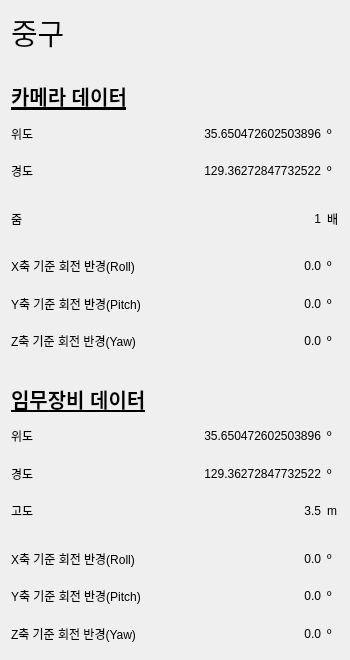
<?xml version="1.0" encoding="UTF-8"?>
<ui version="4.0">
 <class>Form</class>
 <widget class="QWidget" name="Form">
  <property name="geometry">
   <rect>
    <x>0</x>
    <y>0</y>
    <width>350</width>
    <height>660</height>
   </rect>
  </property>
  <property name="sizePolicy">
   <sizepolicy hsizetype="Maximum" vsizetype="Maximum">
    <horstretch>0</horstretch>
    <verstretch>0</verstretch>
   </sizepolicy>
  </property>
  <property name="minimumSize">
   <size>
    <width>350</width>
    <height>660</height>
   </size>
  </property>
  <property name="maximumSize">
   <size>
    <width>350</width>
    <height>660</height>
   </size>
  </property>
  <property name="windowTitle">
   <string>Form</string>
  </property>
  <layout class="QGridLayout" name="gridLayout_2">
   <item row="0" column="0">
    <layout class="QGridLayout" name="gridLayout" columnstretch="2,5,0">
     <item row="13" column="1">
      <widget class="QLabel" name="label_data_md_lat">
       <property name="inputMethodHints">
        <set>Qt::InputMethodHint::ImhNoTextHandles</set>
       </property>
       <property name="text">
        <string> 35.650472602503896</string>
       </property>
       <property name="alignment">
        <set>Qt::AlignmentFlag::AlignRight|Qt::AlignmentFlag::AlignTrailing|Qt::AlignmentFlag::AlignVCenter</set>
       </property>
      </widget>
     </item>
     <item row="3" column="0">
      <widget class="QLabel" name="label_title_cam_lat">
       <property name="text">
        <string>위도</string>
       </property>
      </widget>
     </item>
     <item row="3" column="1">
      <widget class="QLabel" name="label_data_cam_lat">
       <property name="inputMethodHints">
        <set>Qt::InputMethodHint::ImhNoTextHandles</set>
       </property>
       <property name="text">
        <string> 35.650472602503896</string>
       </property>
       <property name="alignment">
        <set>Qt::AlignmentFlag::AlignRight|Qt::AlignmentFlag::AlignTrailing|Qt::AlignmentFlag::AlignVCenter</set>
       </property>
      </widget>
     </item>
     <item row="10" column="0">
      <widget class="QLabel" name="label_title_cam_yaw">
       <property name="text">
        <string>Z축 기준 회전 반경(Yaw)</string>
       </property>
      </widget>
     </item>
     <item row="18" column="1">
      <widget class="QLabel" name="label_data_md_pitch">
       <property name="inputMethodHints">
        <set>Qt::InputMethodHint::ImhNoTextHandles</set>
       </property>
       <property name="text">
        <string>0.0</string>
       </property>
       <property name="alignment">
        <set>Qt::AlignmentFlag::AlignRight|Qt::AlignmentFlag::AlignTrailing|Qt::AlignmentFlag::AlignVCenter</set>
       </property>
      </widget>
     </item>
     <item row="7" column="1">
      <spacer name="verticalSpacer_3">
       <property name="orientation">
        <enum>Qt::Orientation::Vertical</enum>
       </property>
       <property name="sizeType">
        <enum>QSizePolicy::Policy::Fixed</enum>
       </property>
       <property name="sizeHint" stdset="0">
        <size>
         <width>20</width>
         <height>10</height>
        </size>
       </property>
      </spacer>
     </item>
     <item row="5" column="1">
      <spacer name="verticalSpacer">
       <property name="orientation">
        <enum>Qt::Orientation::Vertical</enum>
       </property>
       <property name="sizeType">
        <enum>QSizePolicy::Policy::Fixed</enum>
       </property>
       <property name="sizeHint" stdset="0">
        <size>
         <width>20</width>
         <height>10</height>
        </size>
       </property>
      </spacer>
     </item>
     <item row="19" column="1">
      <widget class="QLabel" name="label_data_md_yaw">
       <property name="inputMethodHints">
        <set>Qt::InputMethodHint::ImhNoTextHandles</set>
       </property>
       <property name="text">
        <string>0.0</string>
       </property>
       <property name="alignment">
        <set>Qt::AlignmentFlag::AlignRight|Qt::AlignmentFlag::AlignTrailing|Qt::AlignmentFlag::AlignVCenter</set>
       </property>
      </widget>
     </item>
     <item row="1" column="0">
      <spacer name="verticalSpacer_6">
       <property name="orientation">
        <enum>Qt::Orientation::Vertical</enum>
       </property>
       <property name="sizeType">
        <enum>QSizePolicy::Policy::Fixed</enum>
       </property>
       <property name="sizeHint" stdset="0">
        <size>
         <width>20</width>
         <height>20</height>
        </size>
       </property>
      </spacer>
     </item>
     <item row="17" column="0">
      <widget class="QLabel" name="label_title_md_roll">
       <property name="text">
        <string>X축 기준 회전 반경(Roll)</string>
       </property>
      </widget>
     </item>
     <item row="15" column="1">
      <widget class="QLabel" name="label_data_md_alt">
       <property name="inputMethodHints">
        <set>Qt::InputMethodHint::ImhNoTextHandles</set>
       </property>
       <property name="text">
        <string>3.5</string>
       </property>
       <property name="alignment">
        <set>Qt::AlignmentFlag::AlignRight|Qt::AlignmentFlag::AlignTrailing|Qt::AlignmentFlag::AlignVCenter</set>
       </property>
      </widget>
     </item>
     <item row="6" column="1">
      <widget class="QLabel" name="label_data_cam_zoom">
       <property name="inputMethodHints">
        <set>Qt::InputMethodHint::ImhNoTextHandles</set>
       </property>
       <property name="text">
        <string>1</string>
       </property>
       <property name="alignment">
        <set>Qt::AlignmentFlag::AlignRight|Qt::AlignmentFlag::AlignTrailing|Qt::AlignmentFlag::AlignVCenter</set>
       </property>
      </widget>
     </item>
     <item row="4" column="1">
      <widget class="QLabel" name="label_data_cam_lng">
       <property name="inputMethodHints">
        <set>Qt::InputMethodHint::ImhNoTextHandles</set>
       </property>
       <property name="text">
        <string>129.36272847732522</string>
       </property>
       <property name="alignment">
        <set>Qt::AlignmentFlag::AlignRight|Qt::AlignmentFlag::AlignTrailing|Qt::AlignmentFlag::AlignVCenter</set>
       </property>
      </widget>
     </item>
     <item row="9" column="1">
      <widget class="QLabel" name="label_data_cam_pitch">
       <property name="inputMethodHints">
        <set>Qt::InputMethodHint::ImhNoTextHandles</set>
       </property>
       <property name="text">
        <string>0.0</string>
       </property>
       <property name="alignment">
        <set>Qt::AlignmentFlag::AlignRight|Qt::AlignmentFlag::AlignTrailing|Qt::AlignmentFlag::AlignVCenter</set>
       </property>
      </widget>
     </item>
     <item row="14" column="1">
      <widget class="QLabel" name="label_data_md_lng">
       <property name="inputMethodHints">
        <set>Qt::InputMethodHint::ImhNoTextHandles</set>
       </property>
       <property name="text">
        <string>129.36272847732522</string>
       </property>
       <property name="alignment">
        <set>Qt::AlignmentFlag::AlignRight|Qt::AlignmentFlag::AlignTrailing|Qt::AlignmentFlag::AlignVCenter</set>
       </property>
      </widget>
     </item>
     <item row="18" column="0">
      <widget class="QLabel" name="label_title_md_pitch">
       <property name="text">
        <string>Y축 기준 회전 반경(Pitch)</string>
       </property>
      </widget>
     </item>
     <item row="9" column="0">
      <widget class="QLabel" name="label_title_cam_pitch">
       <property name="text">
        <string>Y축 기준 회전 반경(Pitch)</string>
       </property>
      </widget>
     </item>
     <item row="12" column="0">
      <widget class="QLabel" name="label_title_title_md">
       <property name="font">
        <font>
         <pointsize>15</pointsize>
         <bold>true</bold>
         <underline>true</underline>
        </font>
       </property>
       <property name="text">
        <string>임무장비 데이터</string>
       </property>
      </widget>
     </item>
     <item row="13" column="0">
      <widget class="QLabel" name="label_title_md_lat">
       <property name="text">
        <string>위도</string>
       </property>
      </widget>
     </item>
     <item row="8" column="1">
      <widget class="QLabel" name="label_data_cam_roll">
       <property name="inputMethodHints">
        <set>Qt::InputMethodHint::ImhNoTextHandles</set>
       </property>
       <property name="text">
        <string>0.0</string>
       </property>
       <property name="alignment">
        <set>Qt::AlignmentFlag::AlignRight|Qt::AlignmentFlag::AlignTrailing|Qt::AlignmentFlag::AlignVCenter</set>
       </property>
      </widget>
     </item>
     <item row="15" column="0">
      <widget class="QLabel" name="label_title_md_alt">
       <property name="text">
        <string>고도</string>
       </property>
      </widget>
     </item>
     <item row="2" column="0">
      <widget class="QLabel" name="label_title_title_camera">
       <property name="font">
        <font>
         <pointsize>15</pointsize>
         <italic>false</italic>
         <bold>true</bold>
         <underline>true</underline>
         <strikeout>false</strikeout>
        </font>
       </property>
       <property name="text">
        <string>카메라 데이터</string>
       </property>
      </widget>
     </item>
     <item row="14" column="0">
      <widget class="QLabel" name="label_title_md_lng">
       <property name="text">
        <string>경도</string>
       </property>
      </widget>
     </item>
     <item row="10" column="1">
      <widget class="QLabel" name="label_data_cam_yaw">
       <property name="inputMethodHints">
        <set>Qt::InputMethodHint::ImhNoTextHandles</set>
       </property>
       <property name="text">
        <string>0.0</string>
       </property>
       <property name="alignment">
        <set>Qt::AlignmentFlag::AlignRight|Qt::AlignmentFlag::AlignTrailing|Qt::AlignmentFlag::AlignVCenter</set>
       </property>
      </widget>
     </item>
     <item row="6" column="0">
      <widget class="QLabel" name="label_title_cam_zoom">
       <property name="text">
        <string>줌</string>
       </property>
      </widget>
     </item>
     <item row="4" column="0">
      <widget class="QLabel" name="label_title_cam_lng">
       <property name="text">
        <string>경도</string>
       </property>
      </widget>
     </item>
     <item row="19" column="0">
      <widget class="QLabel" name="label_title_md_yaw">
       <property name="text">
        <string>Z축 기준 회전 반경(Yaw)</string>
       </property>
      </widget>
     </item>
     <item row="8" column="0">
      <widget class="QLabel" name="label_title_cam_roll">
       <property name="text">
        <string>X축 기준 회전 반경(Roll)</string>
       </property>
      </widget>
     </item>
     <item row="17" column="1">
      <widget class="QLabel" name="label_data_md_roll">
       <property name="inputMethodHints">
        <set>Qt::InputMethodHint::ImhNoTextHandles</set>
       </property>
       <property name="text">
        <string>0.0</string>
       </property>
       <property name="alignment">
        <set>Qt::AlignmentFlag::AlignRight|Qt::AlignmentFlag::AlignTrailing|Qt::AlignmentFlag::AlignVCenter</set>
       </property>
      </widget>
     </item>
     <item row="11" column="0">
      <spacer name="verticalSpacer_2">
       <property name="orientation">
        <enum>Qt::Orientation::Vertical</enum>
       </property>
       <property name="sizeType">
        <enum>QSizePolicy::Policy::Fixed</enum>
       </property>
       <property name="sizeHint" stdset="0">
        <size>
         <width>20</width>
         <height>20</height>
        </size>
       </property>
      </spacer>
     </item>
     <item row="16" column="0">
      <spacer name="verticalSpacer_5">
       <property name="orientation">
        <enum>Qt::Orientation::Vertical</enum>
       </property>
       <property name="sizeType">
        <enum>QSizePolicy::Policy::Fixed</enum>
       </property>
       <property name="sizeHint" stdset="0">
        <size>
         <width>20</width>
         <height>10</height>
        </size>
       </property>
      </spacer>
     </item>
     <item row="0" column="0">
      <widget class="QLabel" name="label_title_md_location">
       <property name="font">
        <font>
         <family>휴먼둥근헤드라인</family>
         <pointsize>22</pointsize>
        </font>
       </property>
       <property name="text">
        <string>중구</string>
       </property>
      </widget>
     </item>
     <item row="3" column="2">
      <widget class="QLabel" name="label_title_degree">
       <property name="text">
        <string>º</string>
       </property>
      </widget>
     </item>
     <item row="4" column="2">
      <widget class="QLabel" name="label_title_degree_2">
       <property name="text">
        <string>º</string>
       </property>
      </widget>
     </item>
     <item row="8" column="2">
      <widget class="QLabel" name="label_title_degree_3">
       <property name="text">
        <string>º</string>
       </property>
      </widget>
     </item>
     <item row="9" column="2">
      <widget class="QLabel" name="label_title_degree_4">
       <property name="text">
        <string>º</string>
       </property>
      </widget>
     </item>
     <item row="10" column="2">
      <widget class="QLabel" name="label_title_degree_5">
       <property name="text">
        <string>º</string>
       </property>
      </widget>
     </item>
     <item row="13" column="2">
      <widget class="QLabel" name="label_title_degree_6">
       <property name="text">
        <string>º</string>
       </property>
      </widget>
     </item>
     <item row="14" column="2">
      <widget class="QLabel" name="label_title_degree_7">
       <property name="text">
        <string>º</string>
       </property>
      </widget>
     </item>
     <item row="17" column="2">
      <widget class="QLabel" name="label_title_degree_8">
       <property name="text">
        <string>º</string>
       </property>
      </widget>
     </item>
     <item row="18" column="2">
      <widget class="QLabel" name="label_title_degree_9">
       <property name="text">
        <string>º</string>
       </property>
      </widget>
     </item>
     <item row="19" column="2">
      <widget class="QLabel" name="label_title_degree_10">
       <property name="text">
        <string>º</string>
       </property>
      </widget>
     </item>
     <item row="15" column="2">
      <widget class="QLabel" name="label_title_meter">
       <property name="text">
        <string>m</string>
       </property>
      </widget>
     </item>
     <item row="6" column="2">
      <widget class="QLabel" name="label_title_fold">
       <property name="text">
        <string>배</string>
       </property>
      </widget>
     </item>
    </layout>
   </item>
  </layout>
 </widget>
 <resources/>
 <connections/>
</ui>
